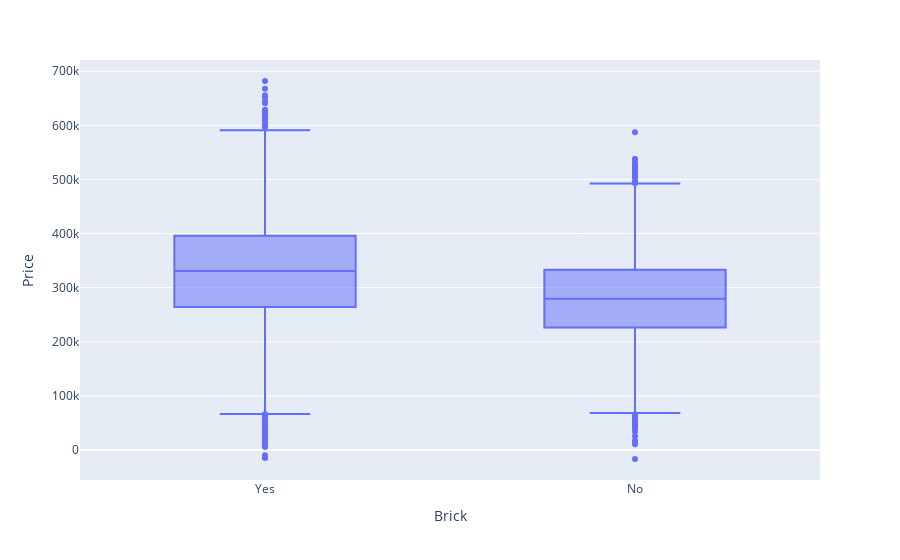

Here is the notebook cell this chart was saved with:
### Markdown cell above
but as you can see my data has uniform distribution and it doesnt need transformation either

### Code cell
fig = px.box(df, x=df.Brick, y=df.Price)
fig.show()

### Figure 1 — Plotly figure (JSON) as saved in the notebook; plotly's stock layout.template omitted (floating-point values rounded to 4 significant figures; data arrays with more than 128 entries replaced by an {"elided": "..."} marker saying what was removed)
{"data": [{"alignmentgroup": "True", "hovertemplate": "Brick=%{x}<br>Price=%{y}<extra></extra>", "legendgroup": "", "marker": {"color": "#636efa"}, "name": "", "notched": false, "offsetgroup": "", "orientation": "v", "showlegend": false, "type": "box", "x": {"elided": "10100 str values"}, "x0": " ", "xaxis": "x", "y": {"elided": "10100 float values"}, "y0": " ", "yaxis": "y"}], "layout": {"boxmode": "group", "legend": {"tracegroupgap": 0}, "margin": {"t": 60}, "xaxis": {"anchor": "y", "domain": [0, 1], "title": {"text": "Brick"}}, "yaxis": {"anchor": "x", "domain": [0, 1], "title": {"text": "Price"}}}}
